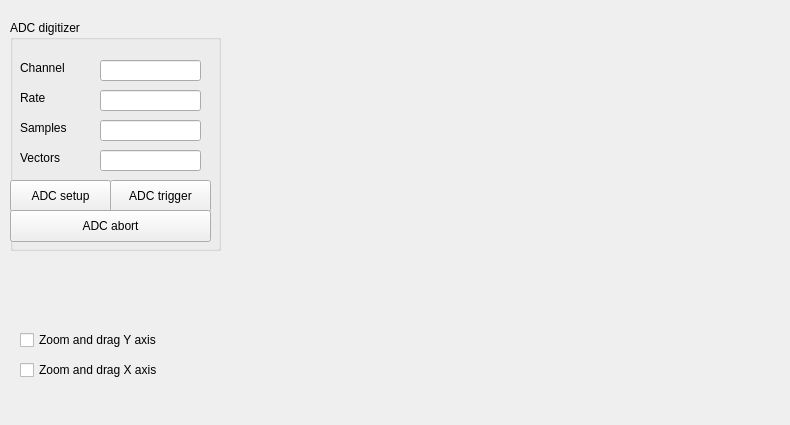
    <widget class="QWidget" name="ADC">
     <attribute name="title">
      <string>ADC</string>
     </attribute>
     <widget class="QCustomPlot" name="ADCdata" native="true">
      <property name="geometry">
       <rect>
        <x>230</x>
        <y>30</y>
        <width>551</width>
        <height>386</height>
       </rect>
      </property>
     </widget>
     <widget class="QGroupBox" name="gbADCdigitizer">
      <property name="geometry">
       <rect>
        <x>10</x>
        <y>20</y>
        <width>211</width>
        <height>231</height>
       </rect>
      </property>
      <property name="title">
       <string>ADC digitizer</string>
      </property>
      <widget class="QLabel" name="label_194">
       <property name="geometry">
        <rect>
         <x>10</x>
         <y>40</y>
         <width>61</width>
         <height>16</height>
        </rect>
       </property>
       <property name="text">
        <string>Channel</string>
       </property>
      </widget>
      <widget class="QLineEdit" name="leSADCCHAN">
       <property name="geometry">
        <rect>
         <x>90</x>
         <y>40</y>
         <width>101</width>
         <height>21</height>
        </rect>
       </property>
      </widget>
      <widget class="QLineEdit" name="leSADCRATE">
       <property name="geometry">
        <rect>
         <x>90</x>
         <y>70</y>
         <width>101</width>
         <height>21</height>
        </rect>
       </property>
      </widget>
      <widget class="QLabel" name="label_195">
       <property name="geometry">
        <rect>
         <x>10</x>
         <y>100</y>
         <width>61</width>
         <height>16</height>
        </rect>
       </property>
       <property name="text">
        <string>Samples</string>
       </property>
      </widget>
      <widget class="QLabel" name="label_196">
       <property name="geometry">
        <rect>
         <x>10</x>
         <y>130</y>
         <width>61</width>
         <height>16</height>
        </rect>
       </property>
       <property name="text">
        <string>Vectors</string>
       </property>
      </widget>
      <widget class="QLabel" name="label_197">
       <property name="geometry">
        <rect>
         <x>10</x>
         <y>70</y>
         <width>61</width>
         <height>16</height>
        </rect>
       </property>
       <property name="text">
        <string>Rate</string>
       </property>
      </widget>
      <widget class="QLineEdit" name="leSADCSAMPS">
       <property name="geometry">
        <rect>
         <x>90</x>
         <y>100</y>
         <width>101</width>
         <height>21</height>
        </rect>
       </property>
      </widget>
      <widget class="QLineEdit" name="leSADCVECTS">
       <property name="geometry">
        <rect>
         <x>90</x>
         <y>130</y>
         <width>101</width>
         <height>21</height>
        </rect>
       </property>
      </widget>
      <widget class="QPushButton" name="pbADCinit">
       <property name="geometry">
        <rect>
         <x>0</x>
         <y>160</y>
         <width>101</width>
         <height>32</height>
        </rect>
       </property>
       <property name="text">
        <string>ADC setup</string>
       </property>
      </widget>
      <widget class="QPushButton" name="pbADCtrigger">
       <property name="geometry">
        <rect>
         <x>100</x>
         <y>160</y>
         <width>101</width>
         <height>32</height>
        </rect>
       </property>
       <property name="text">
        <string>ADC trigger</string>
       </property>
      </widget>
      <widget class="QPushButton" name="pbADCabort">
       <property name="geometry">
        <rect>
         <x>0</x>
         <y>190</y>
         <width>201</width>
         <height>32</height>
        </rect>
       </property>
       <property name="text">
        <string>ADC abort</string>
       </property>
      </widget>
     </widget>
     <widget class="QCheckBox" name="chkADCzoomX">
      <property name="geometry">
       <rect>
        <x>20</x>
        <y>360</y>
        <width>161</width>
        <height>20</height>
       </rect>
      </property>
      <property name="text">
       <string>Zoom and drag X axis</string>
      </property>
     </widget>
     <widget class="QCheckBox" name="chkADCzoomY">
      <property name="geometry">
       <rect>
        <x>20</x>
        <y>330</y>
        <width>161</width>
        <height>20</height>
       </rect>
      </property>
      <property name="text">
       <string>Zoom and drag Y axis</string>
      </property>
     </widget>
    </widget>
